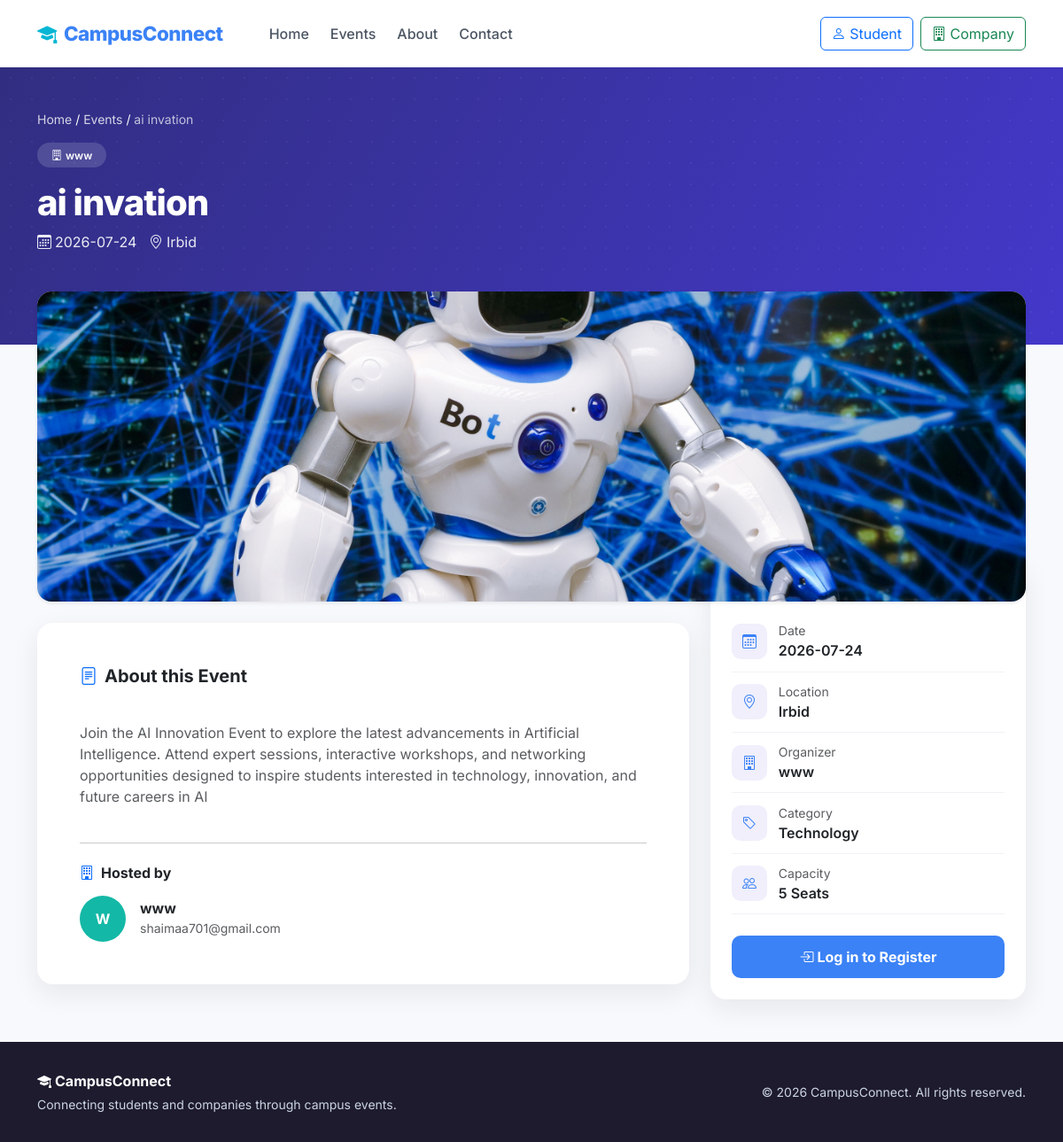
Screenshot of /events/2 with the database file from the repository.
### tables this page shows
CREATE TABLE Events (
            id INTEGER PRIMARY KEY AUTOINCREMENT,
            company_id INTEGER NOT NULL,
            title TEXT NOT NULL,
            description TEXT,
            category TEXT,
            capacity INTEGER,
            event_date TEXT NOT NULL,
            location TEXT,
            image TEXT DEFAULT 'default-event.jpg',
            created_at TIMESTAMP DEFAULT CURRENT_TIMESTAMP,
            FOREIGN KEY (company_id) REFERENCES Users (id) ON DELETE CASCADE
        );

CREATE TABLE Users (
            id INTEGER PRIMARY KEY AUTOINCREMENT,
            name TEXT NOT NULL,
            email TEXT NOT NULL UNIQUE,
            password TEXT NOT NULL,
            role TEXT NOT NULL CHECK (role IN ('student', 'company')),
            created_at TIMESTAMP DEFAULT CURRENT_TIMESTAMP
        );

### app.py (the view)
@app.route("/events/<int:event_id>")
def view_event(event_id):
    db = get_db()
    event = db.execute(
        """
        SELECT Events.*, Users.name AS company_name, Users.email AS company_email
        FROM Events
        JOIN Users ON Users.id = Events.company_id
        WHERE Events.id = ?
        """,
        (event_id,),
    ).fetchone()
    if event is None:
        flash("Event not found.", "danger")
        return redirect(url_for("list_events"))
    already_registered = False
    if session.get("role") == "student":
        reg = db.execute(
            "SELECT id FROM Registrations WHERE event_id = ? AND student_id = ?",
            (event_id, session["user_id"]),
        ).fetchone()
        already_registered = reg is not None
    return render_template(
        "details.html", event=event, already_registered=already_registered
    )

### app.py (called while the page is built)
def get_db():
    if "db" not in g:
        g.db = sqlite3.connect(DATABASE_NAME)
        g.db.row_factory = sqlite3.Row
        g.db.execute("PRAGMA foreign_keys = ON")
    return g.db

### templates/details.html (shortened to what this page needs)
{% extends "layout.html" %}
{% block body_class %}page-details{% endblock %}
{% block content %}
<section class="cc-detail-header">
    <div class="container position-relative" style="z-index:2;">
        <nav class="cc-breadcrumb small mb-3">
            <a href="{{ url_for('home') }}">Home</a> /
            <a href="{{ url_for('list_events') }}">Events</a> /
            <span style="opacity:0.7;">{{ event.title }}</span>
        </nav>
        <span class="badge rounded-pill mb-3 px-3 py-2" style="background: rgba(255,255,255,0.15); font-weight:600;">
            <i class="bi bi-building me-1"></i>{{ event.company_name }}
        </span>
        <h1 class="display-6 mb-2">{{ event.title }}</h1>
        <p class="mb-0" style="opacity:0.9;">
            <i class="bi bi-calendar3 me-1"></i>{{ event.event_date }}
            {% if event.location %}
                &nbsp;&nbsp;<i class="bi bi-geo-alt me-1"></i>{{ event.location }}
            {% endif %}
        </p>
    </div>
</section>
<div class="container">
    <div class="row">
        <div class="col-12">
            <div class="card shadow-sm border-0 rounded-4 overflow-hidden mb-4"
                 style="margin-top:-60px; position:relative; z-index:5;">
                <img
                    src="{{ url_for('static', filename='uploads/' + event.image) }}"
                    alt="{{ event.title }}"
                    class="img-fluid w-100"
                    style="height:350px; object-fit:cover;">
            </div>
        </div>
    </div>
</div>
<div class="container pb-5">
    <div class="row g-4">
        <div class="col-lg-8">
            <div class="card cc-detail-card p-4 p-md-5">
                <h5 class="fw-bold mb-3"><i class="bi bi-file-text me-2 text-primary"></i>About this Event</h5>
                <p class="text-muted" style="white-space: pre-line;">
                    {{ event.description if event.description else "No description provided for this event yet." }}
                </p>
                <hr class="my-4">
                <h6 class="fw-bold mb-3"><i class="bi bi-building me-2 text-primary"></i>Hosted by</h6>
                <div class="d-flex align-items-center gap-3">
                    <div class="rounded-circle d-flex align-items-center justify-content-center fw-bold text-white"
                         style="width:52px;height:52px;background:linear-gradient(135deg, var(--cc-company), #14b8a6);">
                        {{ event.company_name[0]|upper }}
                    </div>
                    <div>
                        <h6 class="fw-bold mb-0">{{ event.company_name }}</h6>
                        <small class="text-muted">{{ event.company_email }}</small>
                    </div>
                </div>
            </div>
        </div>
        <div class="col-lg-4">
            <div class="card cc-sidebar-card p-4">
                <h6 class="fw-bold mb-3">Event Details</h6>
                <div class="cc-info-row">
                    <div class="cc-info-icon"><i class="bi bi-calendar3"></i></div>
                    <div>
                        <small class="text-muted d-block">Date</small>
                        <span class="fw-semibold">{{ event.event_date }}</span>
                    </div>
                </div>
                <div class="cc-info-row">
                    <div class="cc-info-icon"><i class="bi bi-geo-alt"></i></div>
                    <div>
                        <small class="text-muted d-block">Location</small>
                        <span class="fw-semibold">{{ event.location if event.location else "To be announced" }}</span>
                    </div>
                </div>
                <div class="cc-info-row">
                    <div class="cc-info-icon"><i class="bi bi-building"></i></div>
                    <div>
                        <small class="text-muted d-block">Organizer</small>
                        <span class="fw-semibold">{{ event.company_name }}</span>
                    </div>
                </div>
                 <div class="cc-info-row">
                <div class="cc-info-icon">
                <i class="bi bi-tag"></i>
              </div>
                  <div>
                <small class="text-muted d-block"> Category</small>
            <span class="fw-semibold">
                {{ event.category }}
            </span>
            </div>
          </div>
            <div class="cc-info-row">
              <div class="cc-info-icon">
                  <i class="bi bi-people"></i>
                  </div>
                 <div>
        <small class="text-muted d-block">Capacity </small>
            <span class="fw-semibold">
                {{ event.capacity }} Seats
            </span>
            </div>
             </div>
                <div class="mt-4">
                    {% if session.get('role') == 'student' %}
                        {% if already_registered %}
                            <div class="alert alert-success d-flex align-items-center gap-2 mb-3">
                                <i class="bi bi-check-circle-fill"></i>
                                <span class="small mb-0">You're registered for this event.</span>
                            </div>
                            <form method="POST" action="{{ url_for('unregister_event', event_id=event.id) }}">
                                <button type="submit" class="btn btn-cc-unregister w-100">
                                    <i class="bi bi-x-circle me-1"></i>Cancel Registration
                                </button>
                            </form>
                        {% else %}
                            <form method="POST" action="{{ url_for('register_event', event_id=event.id) }}">
                                <button type="submit" class="btn btn-cc-register w-100">
                                    <i class="bi bi-check2-circle me-1"></i>Register for this Event
                                </button>
                            </form>
                        {% endif %}
                    {% else %}
                        <a href="{{ url_for('student_auth') }}" class="btn btn-cc-register w-100">
                            <i class="bi bi-box-arrow-in-right me-1"></i>Log in to Register
                        </a>
                    {% endif %}
                </div>
            </div>
        </div>
    </div>
</div>
{% endblock %}

### templates/layout.html (shortened to what this page needs)
<!DOCTYPE html>
<html lang="en">
<head>
    <link href="https://cdn.jsdelivr.net/npm/bootstrap@5.3.3/dist/css/bootstrap.min.css" rel="stylesheet">
    <link rel="stylesheet" href="https://cdn.jsdelivr.net/npm/bootstrap-icons@1.11.3/font/bootstrap-icons.css">
    <link rel="stylesheet" href="{{ url_for('static', filename='css/style.css') }}">
</head>
<body class="{% block body_class %}{% endblock %}">
    <nav class="navbar navbar-expand-lg cc-navbar sticky-top py-3">
        <div class="container">
            <a class="navbar-brand d-flex align-items-center gap-2" href="{{ url_for('home') }}">
                <i class="bi bi-mortarboard-fill"></i> CampusConnect
            </a>
            <div class="collapse navbar-collapse" id="ccNavbarContent">
                <ul class="navbar-nav me-auto ms-lg-4">
                    <li class="nav-item">
                        <a class="nav-link {% if request.endpoint == 'home' %}active{% endif %}"
                            href="{{ url_for('home') }}">
                                Home
                            </a>
                            </li>
                    <li class="nav-item">
                        <a class="nav-link {% if request.endpoint == 'list_events' %}active{% endif %}"
                            href="{{ url_for('list_events') }}">
                                Events
                            </a>
                    </li>
                    <li class="nav-item">
                        <a class="nav-link {% if request.endpoint == 'about' %}active{% endif %}"
                            href="{{ url_for('about') }}">
                                About
                            </a>
                    </li>
                    <li class="nav-item">
                        <a class="nav-link {% if request.endpoint == 'contact' %}active{% endif %}"
                        href="{{ url_for('contact') }}">
                            Contact
                        </a>
                    </li>
                </ul>
                <div class="d-flex gap-2 mt-3 mt-lg-0">
                    {% if session.get('user_id') %}
                        <span class="align-self-center me-2 text-muted small">
                            <i class="bi bi-person-circle me-1"></i>{{ session.get('name') }}
                            <span class="badge bg-light text-dark border">{{ session.get('role')|capitalize }}</span>
                        </span>
                        <a href="{{ url_for('logout') }}" class="btn btn-cc-outline btn-sm">
                            <i class="bi bi-box-arrow-right me-1"></i>Logout
                        </a>
                    {% else %}
                        <a href="{{ url_for('student_auth') }}"
                        class="btn {% if request.endpoint == 'student_auth' %}btn-primary{% else %}btn-outline-primary{% endif %}">
                            <i class="bi bi-person"></i> Student
                        </a>
                        <a href="{{ url_for('company_auth') }}"
                        class="btn {% if request.endpoint == 'company_auth' %}btn-success{% else %}btn-outline-success{% endif %}">
                            <i class="bi bi-building"></i> Company
                        </a>
                    {% endif %}
                </div>
            </div>
        </div>
    </nav>
    <main>
        {% block content %}{% endblock %}
    </main>
     {% if request.endpoint not in ['student_auth','company_auth'] %}
    <footer class="cc-footer">
        <div class="container d-flex flex-column flex-md-row justify-content-between align-items-center text-center text-md-start gap-3">
            <div>
                <strong class="text-white"><i class="bi bi-mortarboard-fill me-1"></i>CampusConnect</strong>
                <div class="small mt-1">Connecting students and companies through campus events.</div>
            </div>
            <div class="small">
                &copy; 2026 CampusConnect. All rights reserved.
            </div>
        </div>
    </footer>
    {% endif %}
</body>
</html>

### static/css/style.css (style rules this page uses)
:root { --cc-primary: #3B82F6; --cc-primary-dark: #2563EB; --cc-secondary: #06b6d4; --cc-student: #4338ca; --cc-company: #14B8A6; --cc-bg: #f8f9fc; --cc-text: #1E293B; }
* { font-family: 'Inter', sans-serif; }
body { background-color: var(--cc-bg); color: var(--cc-text); display: flex; flex-direction: column; min-height: 100vh; }
main { flex: 1; }
.cc-navbar { background: #ffffff; box-shadow: 0 1px 3px rgba(0,0,0,0.06); }
.cc-navbar .navbar-brand { font-weight: 800; font-size: 1.4rem; color: var(--cc-primary) !important; letter-spacing: -0.5px; }
.cc-navbar .navbar-brand i { color: var(--cc-secondary); }
.cc-navbar .nav-link { font-weight: 500; color: #4b5563 !important; margin: 0 4px; }
.cc-footer { background: #12102080; background: #1e1b2e; color: #cbd5e1; padding: 2rem 0; margin-top: auto; }
body.page-details .cc-detail-header { background: linear-gradient(120deg, #312e81, #4338ca, #0d9488); background-size: 200% 200%; color: #fff; padding: 3rem 0 6.5rem; position: relative; overflow: hidden; }
body.page-details .cc-detail-header::before { content: ""; position: absolute; inset: 0; background-image: radial-gradient(circle, rgba(255,255,255,0.12) 1.5px, transparent 1.5px); background-size: 24px 24px; opacity: 0.4; }
body.page-details .cc-detail-header h1 { font-weight: 800; letter-spacing: -1px; }
body.page-details .cc-breadcrumb a { color: rgba(255,255,255,0.8); text-decoration: none; }
body.page-details .cc-detail-card { background: #fff; border-radius: 18px; border: none; box-shadow: 0 10px 30px rgba(30,27,46,0.08); }
body.page-details .cc-sidebar-card { background: #fff; border-radius: 18px; border: none; box-shadow: 0 10px 30px rgba(30,27,46,0.08); margin-top: -4.5rem; position: relative; z-index: 3; }
body.page-details .cc-info-row { display: flex; align-items: center; gap: 0.8rem; padding: 0.7rem 0; border-bottom: 1px solid #f1f2f6; }
body.page-details .cc-info-icon { width: 40px; height: 40px; border-radius: 10px; background: rgba(67, 56, 202, 0.08); color: var(--cc-primary); display: flex; align-items: center; justify-content: center; flex-shrink: 0; }
body.page-details .btn-cc-register { background: var(--cc-primary); color: #fff; font-weight: 700; padding: 0.75rem; border-radius: 10px; border: none; }

### rows the page displays
Events: title "ai invation", event_date "2026-07-24", location "Irbid", image (picture), description "Join the AI Innovation Event to explore the latest advancements in Artificial Intelligence. Attend expert sessions, interactive workshops, and networking opportunities designed to inspire students interested in technology, innovation, and future careers in AI", category "Technology", capacity "5"
Users: company_name "www", name "W", company_email "shaimaa701@gmail.com"
